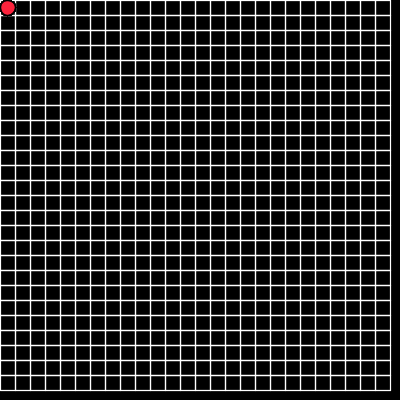
Frame 1 (no input)
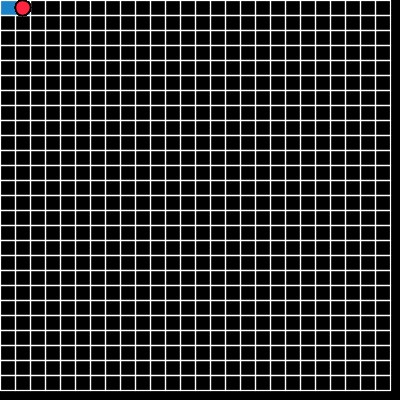
Frame 2 (the mouse pressed at the canvas centre, redrawn once)

The Processing sketch that drew these frames (run headless with seeded random() and noise(); the mouse was pressed at the canvas centre and the sketch redrawn once):

// Processing sketch: DepthFirstSearchMaze
// ── DepthFirstSearchMaze.pde
int scale;
int rows;
int cols;
Cell[] grid;
Cell current;
ArrayList<Cell> stack;

//int index;

void setup() {
  //frameRate(2);

  //index = 0;

  size(400, 400);
  scale = 15;
  rows = height/scale;
  cols = width/scale;
  grid = new Cell[rows*cols];
  int index=0;
  for (int i=0; i<rows; ++i) {
    for (int j=0; j<cols; ++j) {
      grid[index++]=new Cell(i, j, scale);
    }
  }
  for (int i=0; i<grid.length; ++i) {
    grid[i].calcNeighbours();
  }
  current = grid[0];

  stack = new ArrayList<Cell>();
  stack.add(current);



  noLoop();
}

void draw() {
  background(0);
  for (Cell c : grid) {
    c.show();
    current.highlight();
  }


  current.visited = true;


  //if (current.i>0)
  //println("i: "+current.i);
  //println("j: "+current.j);
  //grid[current.j-1+current.i*cols].visited = true;
  //current = grid[index++];
  Cell next = current.getNextNeighbour();

  //println(index);
  if (next!=null) {
    //Cell next = current.neighbours.get(index);
    //stack.add(next);
    current.removeWalls(current, next);
    current = next;
    stack.add(current);
    current.visited = true;
  } else {
    if (stack.size()>0)
      current = popLast();
    else
      noLoop();
  }
}

void mousePressed() {
  loop();
}

Cell popLast() {
  int lastIndex = stack.size()-1;
  Cell result = stack.get(lastIndex);
  stack.remove(lastIndex);
  //result.popped = true;
  return result;
}

// ── Cell.pde
class Cell {
  int i;
  int j;
  int scale;
  boolean[] walls;
  boolean visited;
  ArrayList<Cell> neighbours;
  //boolean popped;

  Cell(int i, int j, int scale) {
    this.i = i;
    this.j = j;
    this.scale = scale;
    this.walls=new boolean[]{true, true, true, true};
    //this.popped=false;
    neighbours = new ArrayList<Cell>();
  }

  void calcNeighbours() {

    if (j>0)
      neighbours.add(grid[j-1+i*cols]);
    if (j<cols-1)
      neighbours.add(grid[j+1+i*cols]);
    if (i>0)
      neighbours.add(grid[j+(i-1)*cols]);
    if (i<rows-1)
      neighbours.add(grid[j+(i+1)*cols]);

    //println(neighbours);
  }

  Cell getNextNeighbour() {

    boolean isValid = false;
    ArrayList<Cell> temp = new ArrayList<Cell>();
    for (int k = 0; k<neighbours.size(); ++k) {
      if (!neighbours.get(k).visited) {
        isValid = true;
        temp.add(neighbours.get(k));
      }
    }
    //println(neighbours.size());
    if (isValid) {
      int index = int(random(temp.size()));
      return temp.get(index);
    }
    return null;
  }

  void show() {

    if (visited) {
      noStroke();
      fill(36, 168, 252, 200);
      rect(i*scale, j*scale, scale, scale);
    }

    stroke(255);
    strokeWeight(1.2);
    noFill();
    //rect(i*scale, j*scale, scale, scale);

    //draw walls
    if (walls[3])
      line(i*scale, j*scale, i*scale+scale, j*scale);
    if (walls[0])
      line(i*scale, j*scale, i*scale, j*scale+scale);
    if (walls[2])
      line(i*scale+scale, j*scale, i*scale+scale, j*scale+scale);
    if (walls[1])
      line(i*scale, j*scale+scale, i*scale+scale, j*scale+scale);



    // if (popped) {
    //  noStroke();
    //  fill(120, 36, 252, 200);
    //  rect(i*scale, j*scale, scale, scale);
    //}
  }


  void highlight() {
    stroke(0);
    fill(252, 36, 60, 100);
    //rect(i*scale, j*scale, scale, scale);
    ellipseMode(CORNER);
    ellipse(i*scale, j*scale, scale, scale);
  }

  void removeWalls(Cell a, Cell b) {
    int diff1 = a.i - b.i;
    if (diff1==-1) {
      a.walls[2]=false;
      b.walls[0]=false;
    } else if (diff1==1) {
      a.walls[0]=false;
      b.walls[2]=false;
    }
    int diff2 = a.j - b.j;
    if (diff2==-1) {
      a.walls[1]=false;
      b.walls[3]=false;
    } else if (diff2==1) {
      a.walls[3]=false;
      b.walls[1]=false;
    }
  }
}
